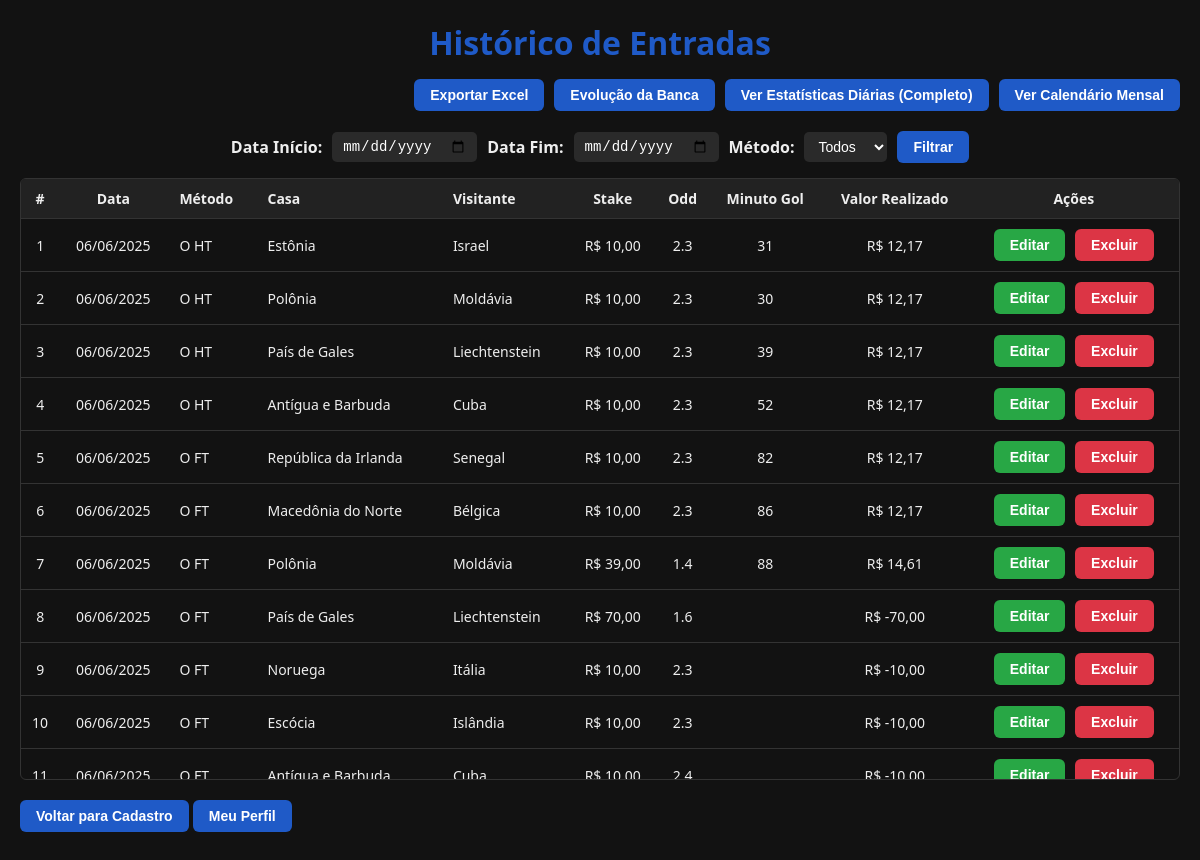
Screenshot of /apostas (signed in) with the database file from the repository.
### tables this page shows
CREATE TABLE apostas (
            id INTEGER PRIMARY KEY AUTOINCREMENT,
            usuario_id INTEGER,
            data TEXT,
            metodo TEXT,
            casa TEXT,
            visitante TEXT,
            stake REAL,
            odd REAL,
            minuto_gol INTEGER,
            valor_realizado REAL, resultado TEXT,
            FOREIGN KEY (usuario_id) REFERENCES usuarios(id)
        );

### app.py (the view, shortened to what this page needs)
@app.route("/apostas", methods=["GET", "POST"])
def apostas():
    if "usuario_id" not in session:
        return redirect("/login")
    usuario_id = session["usuario_id"]
    data_inicio = request.args.get("data_inicio")
    data_fim = request.args.get("data_fim")
    metodo = request.args.get("metodo")
    query = "SELECT * FROM apostas WHERE usuario_id = ?"
    params = [usuario_id]
    if data_inicio:
        query += " AND data >= ?"
        params.append(data_inicio)
    if data_fim:
        query += " AND data <= ?"
        params.append(data_fim)
    if metodo:
        query += " AND metodo = ?"
        params.append(metodo)
    conn = sqlite3.connect("banco.db")
    cursor = conn.cursor()
    cursor.execute(query, params)
    apostas = cursor.fetchall()
    conn.close()
    apostas_formatadas = []
    sequencial = 1
    for aposta in apostas:
        data_str = aposta[2]
        try:
            data_formatada = datetime.strptime(data_str, "%Y-%m-%d").strftime("%d/%m/%Y")
        except:
            data_formatada = data_str
        minuto_gol = aposta[8] if aposta[8] is not None else ''
        apostas_formatadas.append((
            aposta[0], aposta[1], data_formatada, aposta[3], aposta[4], aposta[5],
            aposta[6], aposta[7], minuto_gol, aposta[9], sequencial
        ))
        sequencial += 1
    total_apostas = len(apostas)
    total_stake = sum(float(a[6]) for a in apostas) if total_apostas > 0 else 0.0
    total_retorno = sum(float(a[9]) for a in apostas) if total_apostas > 0 else 0.0
    lucro = total_retorno - total_stake
    roi = (lucro / total_stake * 100) if total_stake > 0 else 0.0
    winrate = (sum(1 for a in apostas if float(a[9]) > float(a[6])) / total_apostas * 100) if total_apostas > 0 else 0.0
    def converte_para_iso(data):
        if not data:
            return ''
    data_inicio_iso = converte_para_iso(data_inicio)
    data_fim_iso = converte_para_iso(data_fim)
    return render_template(
        "apostas.html",
        apostas=apostas_formatadas,
        data_inicio_iso=data_inicio_iso,
        data_fim_iso=data_fim_iso,
        metodo=metodo or '',
        total_apostas=total_apostas,
        total_stake=total_stake,
        total_retorno=total_retorno,
        lucro=lucro,
        roi=roi,
        winrate=winrate
           )

### templates/apostas.html (shortened to what this page needs)
<!DOCTYPE html>
<html lang="pt-BR">
<head>
</head>
<body>
  <h1>Histórico de Entradas</h1>
<div class="button-group">
  <button class="btn-export"
          onclick="window.location.href='{{ url_for('exportar_apostas', data_inicio=data_inicio_iso, data_fim=data_fim_iso, metodo=metodo) }}'">
    Exportar Excel
  </button>
  <button class="btn-estat"
          onclick="window.location.href='{{ url_for('estatisticas') }}'">
    Evolução da Banca
  </button>
    <button class="btn-estat"
            onclick="window.location.href='{{ url_for('estatisticas_diarias_completa') }}'">
    Ver Estatísticas Diárias (Completo)
    </button>
  <button class="btn-estat"
          onclick="window.location.href='{{ url_for('calendario') }}'">
    Ver Calendário Mensal
  </button>
</div>
  <form method="get" class="filtro" action="{{ url_for('apostas') }}">
    <label for="data_inicio">Data Início:</label>
    <input type="date" id="data_inicio" name="data_inicio" value="{{ data_inicio_iso }}">
    <label for="data_fim">Data Fim:</label>
    <input type="date" id="data_fim" name="data_fim" value="{{ data_fim_iso }}">
    <label for="metodo">Método:</label>
    <select name="metodo" id="metodo">
      <option value="" {% if not metodo %}selected{% endif %}>Todos</option>
    </select>
    <button type="submit" class="btn-estat">Filtrar</button>
  </form>
  <div class="table-container">
    <table>
      <thead>
        <tr>
          <th>#</th>
          <th>Data</th>
          <th>Método</th>
          <th>Casa</th>
          <th>Visitante</th>
          <th>Stake</th>
          <th>Odd</th>
          <th>Minuto Gol</th>
          <th>Valor Realizado</th>
          <th>Ações</th>
        </tr>
      </thead>
      <tbody>
        {% for aposta in apostas %}
        <tr>
          <td>{{ loop.index }}</td>
          <td>{{ aposta[2] }}</td>
          <td>{{ aposta[3] }}</td>
          <td>{{ aposta[4] }}</td>
          <td>{{ aposta[5] }}</td>
          <td>R$ {{ ('%.2f' % aposta[6]|float).replace('.', ',') }}</td>
          <td>{{ aposta[7] }}</td>
          <td>{{ aposta[8] }}</td>
          <td>R$ {{ ('%.2f' % aposta[9]|float).replace('.', ',') }}</td>
          <td class="actions">
            <form method="get" action="{{ url_for('editar_aposta', id=aposta[0]) }}" aria-label="Editar aposta {{ loop.index }}">
              <button type="submit" class="btn-estat" style="background-color: #28a745; margin-right:6px;">Editar</button>
            </form>
            <form method="post" action="{{ url_for('excluir_aposta', id=aposta[0]) }}" onsubmit="return confirm('Tem certeza que deseja excluir esta aposta?');" aria-label="Excluir aposta {{ loop.index }}">
              <button type="submit" class="btn-estat" style="background-color: #dc3545;">Excluir</button>
            </form>
          </td>
        </tr>
        {% else %}
        <tr><td colspan="10">Nenhuma aposta encontrada.</td></tr>
        {% endfor %}
      </tbody>
    </table>
  </div>
<button class="btn-voltar" onclick="window.location.href='/'">Voltar para Cadastro</button>
<button class="btn-voltar" onclick="window.location.href='{{ url_for('perfil') }}'">Meu Perfil</button>
</body>
</html>

### templates/apostas.html (style rules this page uses)
body { background-color: #121212; color: #eee; font-family: 'Segoe UI', Tahoma, Geneva, Verdana, sans-serif; margin: 20px; }
h1 { text-align: center; margin-bottom: 15px; color: rgb(31, 90, 199); }
.button-group { display: flex; justify-content: flex-end; gap: 10px; margin-bottom: 20px; }
.btn-export, .btn-estat { background-color: rgb(31, 90, 199); color: white; border: none; padding: 8px 16px; border-radius: 6px; cursor: pointer; font-size: 14px; font-weight: bold; transition: background-color 0.2s; }
form.filtro { margin-bottom: 15px; display: flex; gap: 10px; align-items: center; flex-wrap: wrap; justify-content: center; }
form.filtro label { font-weight: bold; }
input[type="date"], select { padding: 6px 10px; border-radius: 5px; border: none; outline: none; font-size: 14px; background-color: #2a2a2a; color: #fff; }
.table-container { max-height: 60vh; overflow-y: auto; border: 1px solid #333; border-radius: 6px; }
table { width: 100%; border-collapse: collapse; font-size: 14px; }
thead { background-color: #222; }
th, td { padding: 10px 8px; border-bottom: 1px solid #333; text-align: center; }
th { position: sticky; top: 0; z-index: 2; background-color: #222; }
th:nth-child(3), td:nth-child(3), th:nth-child(4), td:nth-child(4), th:nth-child(5), td:nth-child(5) { text-align: left; padding-left: 12px; }
.actions form { display: inline-block; margin: 0; padding: 0; }
.actions button { min-width: 70px; }
.btn-voltar { background-color: rgb(31, 90, 199); color: white; border: none; padding: 8px 16px; border-radius: 6px; cursor: pointer; font-size: 14px; font-weight: bold; transition: background-color 0.2s; margin-top: 20px; }

### rows the page displays
apostas: data "06/06/2025", metodo "O HT", casa "Estônia", visitante "Israel", stake "10,00", odd "2.3", minuto_gol "31", valor_realizado "12,17"
apostas: data "06/06/2025", metodo "O HT", casa "Polônia", visitante "Moldávia", stake "10,00", odd "2.3", minuto_gol "30", valor_realizado "12,17"
apostas: data "06/06/2025", metodo "O HT", casa "País de Gales", visitante "Liechtenstein", stake "10,00", odd "2.3", minuto_gol "39", valor_realizado "12,17"
apostas: data "06/06/2025", metodo "O HT", casa "Antígua e Barbuda", visitante "Cuba", stake "10,00", odd "2.3", minuto_gol "52", valor_realizado "12,17"
apostas: data "06/06/2025", metodo "O FT", casa "República da Irlanda", visitante "Senegal", stake "10,00", odd "2.3", minuto_gol "82", valor_realizado "12,17"
apostas: data "06/06/2025", metodo "O FT", casa "Macedônia do Norte", visitante "Bélgica", stake "10,00", odd "2.3", minuto_gol "86", valor_realizado "12,17"
apostas: data "06/06/2025", metodo "O FT", casa "Polônia", visitante "Moldávia", stake "39,00", odd "1.4", minuto_gol "88", valor_realizado "14,61"
apostas: data "06/06/2025", metodo "O FT", casa "País de Gales", visitante "Liechtenstein", stake "70,00", odd "1.6", valor_realizado "-70,00"
apostas: data "06/06/2025", metodo "O FT", casa "Noruega", visitante "Itália", stake "10,00", odd "2.3", valor_realizado "-10,00"
apostas: data "06/06/2025", metodo "O FT", casa "Escócia", visitante "Islândia", stake "10,00", odd "2.3", valor_realizado "-10,00"
apostas: data "06/06/2025", metodo "O FT", casa "Antígua e Barbuda", visitante "Cuba", stake "10,00", odd "2.4", valor_realizado "-10,00"
